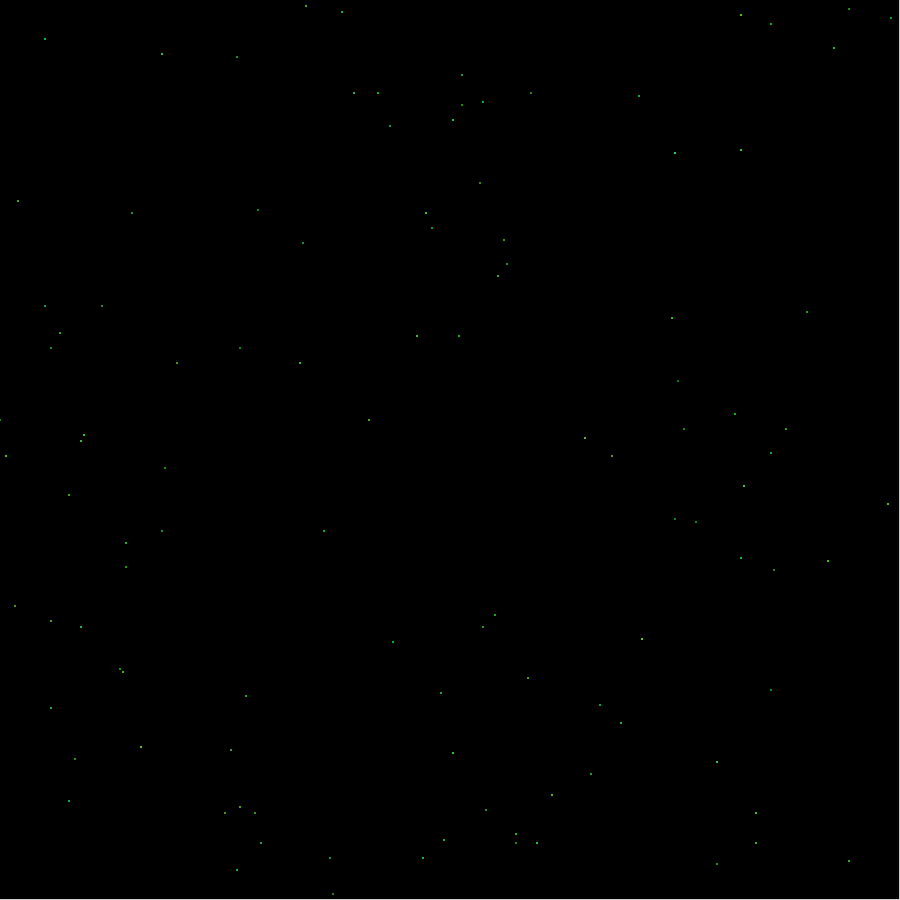
Frame 1 (no input)
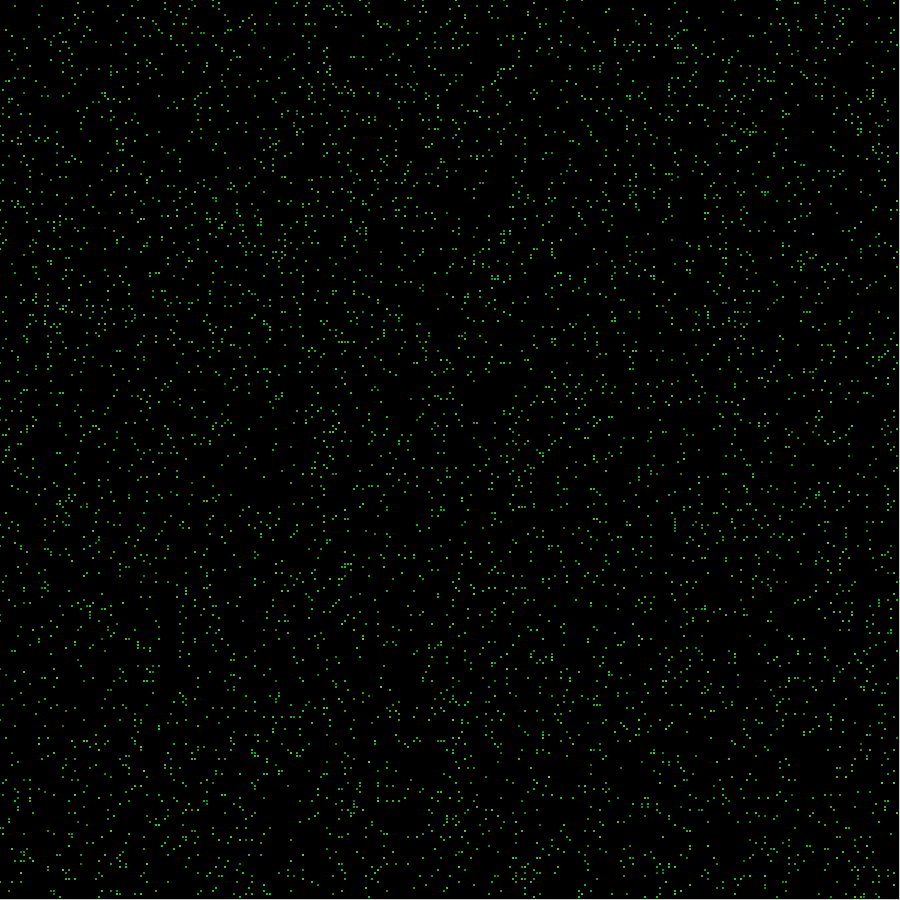
Frame 60 (the mouse pressed at the canvas centre just before this capture)
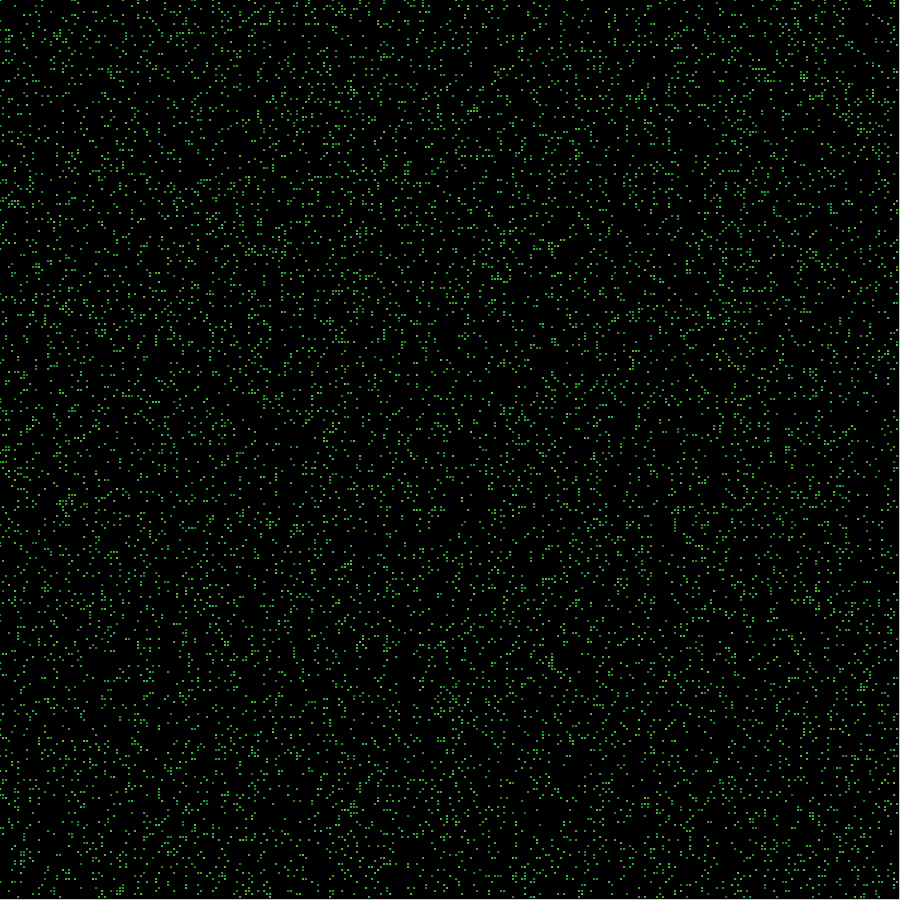
Frame 120 (the mouse held since frame 60 and released just before this capture)

The Processing sketch that drew these frames (run headless with seeded random() and noise(); from frame 60 on, the mouse is pressed at the canvas centre):

// Processing sketch: forest_fires
// ── forest_fires.pde
Forest forest;

void setup() {
  size(900, 900);
  colorMode(HSB, 360, 100, 100);
  forest = new Forest(width / 3);
}

void draw() {
  forest.step();
}

// ── forest.pde
float p_lightning = 1e-5;
float p_growth = 1e-3;

enum CellState {
  EMPTY,
  TREE,
  BURNING;
}

class Cell {
  int x;
  int y;
  color c;
  CellState state;
  CellState nextState;
  ArrayList<Cell> neighbours;
  
  Cell(int x, int y, CellState state) {
    this.x = x;
    this.y = y;
    this.state = state;
    this.nextState = state;
    this.neighbours = new ArrayList<Cell>();
  }
  
  void setNextState() {
    this.nextState = this.state;
    
    if (this.state == CellState.BURNING) {
      this.nextState = CellState.EMPTY;
    } else if (this.state == CellState.EMPTY) {
      float b = brightness(this.c);
      if (b <= 0 && random(1) < p_growth) {
          this.nextState = CellState.TREE;
      }
    } else if (this.state == CellState.TREE) {
      if (this.hasBurningNeighbour() || random(1) < p_lightning) {
        this.nextState = CellState.BURNING;
      }
    }
  }
  
  void step() {
    if (this.state == CellState.EMPTY && this.nextState == CellState.TREE) {
      this.c = color(random(90, 150), random(70, 100), random(50, 80));
    } else if (this.state == CellState.TREE && this.nextState == CellState.BURNING) {
      this.c = color(random(330, 390), random(70, 100), random(50, 80));
    }
    
    this.state = this.nextState;
    
    if (this.state == CellState.EMPTY) {
      float b = brightness(this.c);
      if (b > 0) {
        float b_new = b - 10 < 0 ? 0 : b - 10;
        this.c = color(hue(this.c), saturation(this.c), b_new);
      } else {
        this.c = color(0, 0, 0);
      }
    }
  }
  
  void addNeighbour(Cell cell) {
    this.neighbours.add(cell);
  }
  
  boolean hasBurningNeighbour() {
    for (Cell c : this.neighbours) {
      if (c.state == CellState.BURNING) {
        return true;
      }
    }
    return false;
  }
  
  void draw() {
    fill(this.c);
    rectMode(CENTER);
    rect(this.x, this.y, 3, 3);
  }
}

class Forest {
  int size;
  Cell[][] cells;
  
  Forest(int size) {
    this.size = size;
    this.cells = new Cell[size][size];
    
    // Spawn cells
    for (int i = 0; i < size; i++) {
      for (int j = 0; j < size; j++) {
        CellState state = CellState.EMPTY;
        if (random(1) < p_growth) {
          state = CellState.TREE;
        }
        
        this.cells[i][j] = new Cell(3 * i, 3 * j, state);
      }
    }
    
    // Add neighbours
    int[][] directions =  {{0, 1}, {0, -1}, {1, 0}, {-1, 0}, {1, 1}, {1, -1}, {-1, 1}, {-1, -1}};
    for (int i = 0; i < size; i++) {
      for (int j = 0; j < size; j++) {
        for (int d = 0; d < 8; d++) {
          int[] dir = directions[d];
          
          int new_x = i + dir[0];
          int new_y = j + dir[1];
          
          // bounds
          if (new_x < 0 || new_x >= this.size || new_y < 0 || new_y >= this.size) {
            continue;
          }
          this.cells[i][j].addNeighbour(this.cells[new_x][new_y]);
        }
      }
    }
  }
  
  void step() {
    for (int i = 0; i < this.size; i++) {
      for (int j = 0; j < this.size; j++) {
        this.cells[i][j].setNextState();
      }
    }
    
    for (int i = 0; i < this.size; i++) {
      for (int j = 0; j < this.size; j++) {
        this.cells[i][j].step();
        this.cells[i][j].draw();
      }
    }
  }  
}
